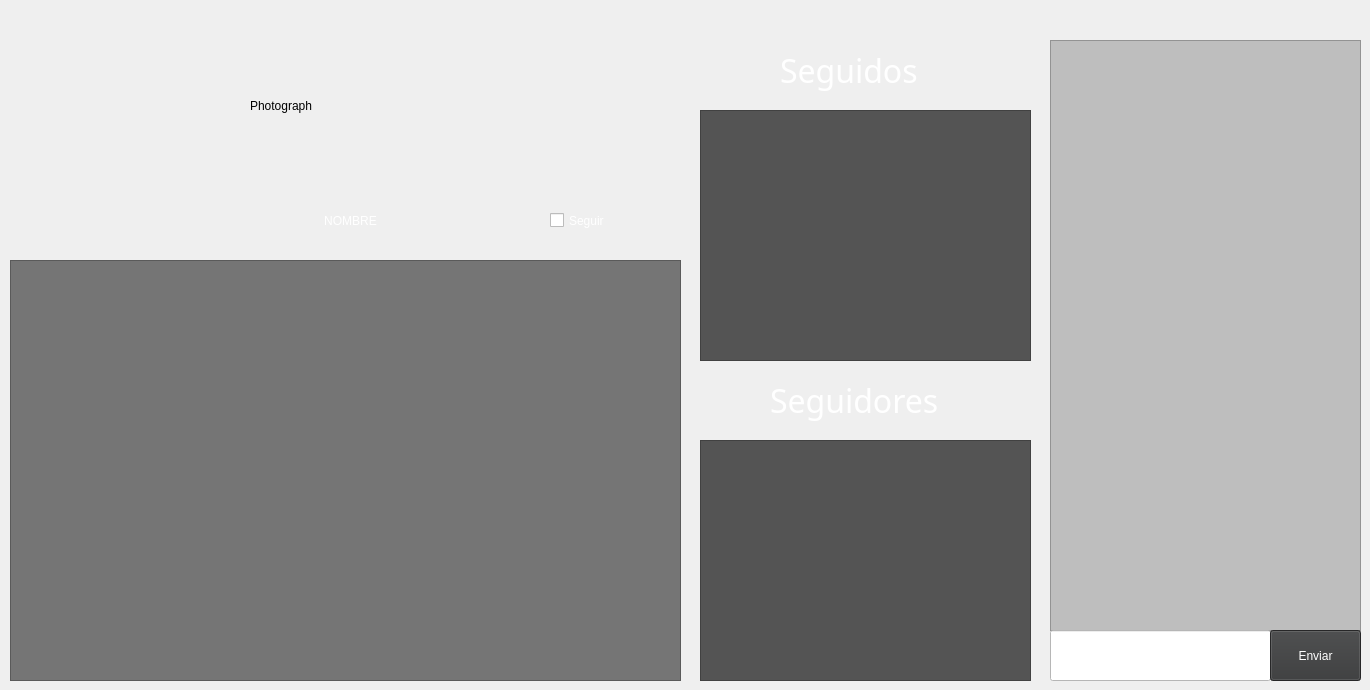
    <widget class="QWidget" name="page_4">
     <widget class="QLabel" name="lblamixPhoto">
      <property name="geometry">
       <rect>
        <x>250</x>
        <y>20</y>
        <width>191</width>
        <height>171</height>
       </rect>
      </property>
      <property name="text">
       <string>Photograph</string>
      </property>
     </widget>
     <widget class="QPushButton" name="btnMiPerfil">
      <property name="geometry">
       <rect>
        <x>10</x>
        <y>20</y>
        <width>81</width>
        <height>71</height>
       </rect>
      </property>
      <property name="text">
       <string/>
      </property>
      <property name="flat">
       <bool>true</bool>
      </property>
     </widget>
     <widget class="QLabel" name="lblAmixNombre">
      <property name="geometry">
       <rect>
        <x>160</x>
        <y>200</y>
        <width>381</width>
        <height>41</height>
       </rect>
      </property>
      <property name="styleSheet">
       <string notr="true">color: rgb(255, 255, 255);
font: 63 21pt &quot;Bahnschrift SemiBold&quot;;</string>
      </property>
      <property name="text">
       <string>NOMBRE</string>
      </property>
      <property name="alignment">
       <set>Qt::AlignCenter</set>
      </property>
     </widget>
     <widget class="QListWidget" name="amixSeguidos">
      <property name="geometry">
       <rect>
        <x>700</x>
        <y>110</y>
        <width>331</width>
        <height>251</height>
       </rect>
      </property>
      <property name="styleSheet">
       <string notr="true">background-color: rgb(84, 84, 84);
color: rgb(255, 255, 255);
font: 63 10pt &quot;Bahnschrift SemiBold&quot;;
border-color: rgb(255, 255, 255);
border-color: rgb(255, 255, 255);</string>
      </property>
     </widget>
     <widget class="QListWidget" name="AmixSeguidores">
      <property name="geometry">
       <rect>
        <x>700</x>
        <y>440</y>
        <width>331</width>
        <height>241</height>
       </rect>
      </property>
      <property name="styleSheet">
       <string notr="true">background-color: rgb(84, 84, 84);
color: rgb(255, 255, 255);
font: 63 10pt &quot;Bahnschrift SemiBold&quot;;
border-color: rgb(255, 255, 255);</string>
      </property>
     </widget>
     <widget class="QScrollArea" name="AmixScrool">
      <property name="geometry">
       <rect>
        <x>10</x>
        <y>260</y>
        <width>671</width>
        <height>421</height>
       </rect>
      </property>
      <property name="styleSheet">
       <string notr="true">background-color: rgb(117, 117, 117);
font: 63 12pt &quot;Bahnschrift SemiBold&quot;;
color: rgb(255, 255, 255);</string>
      </property>
      <property name="widgetResizable">
       <bool>true</bool>
      </property>
      <property name="alignment">
       <set>Qt::AlignLeading|Qt::AlignLeft|Qt::AlignTop</set>
      </property>
      <widget class="QWidget" name="scrollAreaWidgetContents_2">
       <property name="geometry">
        <rect>
         <x>0</x>
         <y>0</y>
         <width>669</width>
         <height>419</height>
        </rect>
       </property>
      </widget>
     </widget>
     <widget class="QTextEdit" name="textEditMensajes">
      <property name="geometry">
       <rect>
        <x>1050</x>
        <y>40</y>
        <width>311</width>
        <height>591</height>
       </rect>
      </property>
      <property name="styleSheet">
       <string notr="true">background-color: rgb(190, 190, 190);
color: rgb(0, 0, 0);
font: 63 10pt &quot;Bahnschrift SemiBold&quot;;
border-color: rgb(255, 255, 255);</string>
      </property>
     </widget>
     <widget class="QLineEdit" name="lineEditSms">
      <property name="geometry">
       <rect>
        <x>1050</x>
        <y>630</y>
        <width>221</width>
        <height>51</height>
       </rect>
      </property>
      <property name="styleSheet">
       <string notr="true">background-color: rgb(255, 255, 255);</string>
      </property>
     </widget>
     <widget class="QPushButton" name="btnEnviarSms">
      <property name="geometry">
       <rect>
        <x>1270</x>
        <y>630</y>
        <width>91</width>
        <height>51</height>
       </rect>
      </property>
      <property name="styleSheet">
       <string notr="true">color: rgb(255, 255, 255);
font: 63 10pt &quot;Bahnschrift SemiBold&quot;;
background-color: rgb(54, 55, 56);</string>
      </property>
      <property name="text">
       <string>Enviar</string>
      </property>
     </widget>
     <widget class="QLabel" name="lblSeguidos_2">
      <property name="geometry">
       <rect>
        <x>780</x>
        <y>40</y>
        <width>181</width>
        <height>61</height>
       </rect>
      </property>
      <property name="font">
       <font>
        <family>Bahnschrift SemiBold</family>
        <pointsize>24</pointsize>
        <weight>7</weight>
        <italic>false</italic>
        <bold>false</bold>
       </font>
      </property>
      <property name="styleSheet">
       <string notr="true">color: rgb(255, 255, 255);
font: 63 24pt &quot;Bahnschrift SemiBold&quot;;</string>
      </property>
      <property name="text">
       <string>Seguidos</string>
      </property>
     </widget>
     <widget class="QLabel" name="lblSeguidores_2">
      <property name="geometry">
       <rect>
        <x>770</x>
        <y>370</y>
        <width>211</width>
        <height>61</height>
       </rect>
      </property>
      <property name="font">
       <font>
        <family>Bahnschrift SemiBold</family>
        <pointsize>24</pointsize>
        <weight>7</weight>
        <italic>false</italic>
        <bold>false</bold>
       </font>
      </property>
      <property name="styleSheet">
       <string notr="true">color: rgb(255, 255, 255);
font: 63 24pt &quot;Bahnschrift SemiBold&quot;;</string>
      </property>
      <property name="text">
       <string>Seguidores</string>
      </property>
     </widget>
     <widget class="QCheckBox" name="checkBox">
      <property name="geometry">
       <rect>
        <x>550</x>
        <y>200</y>
        <width>111</width>
        <height>41</height>
       </rect>
      </property>
      <property name="styleSheet">
       <string notr="true">font: 63 18pt &quot;Bahnschrift SemiBold&quot;;
color: rgb(255, 255, 255);</string>
      </property>
      <property name="text">
       <string>Seguir</string>
      </property>
      <property name="iconSize">
       <size>
        <width>100</width>
        <height>100</height>
       </size>
      </property>
     </widget>
    </widget>
